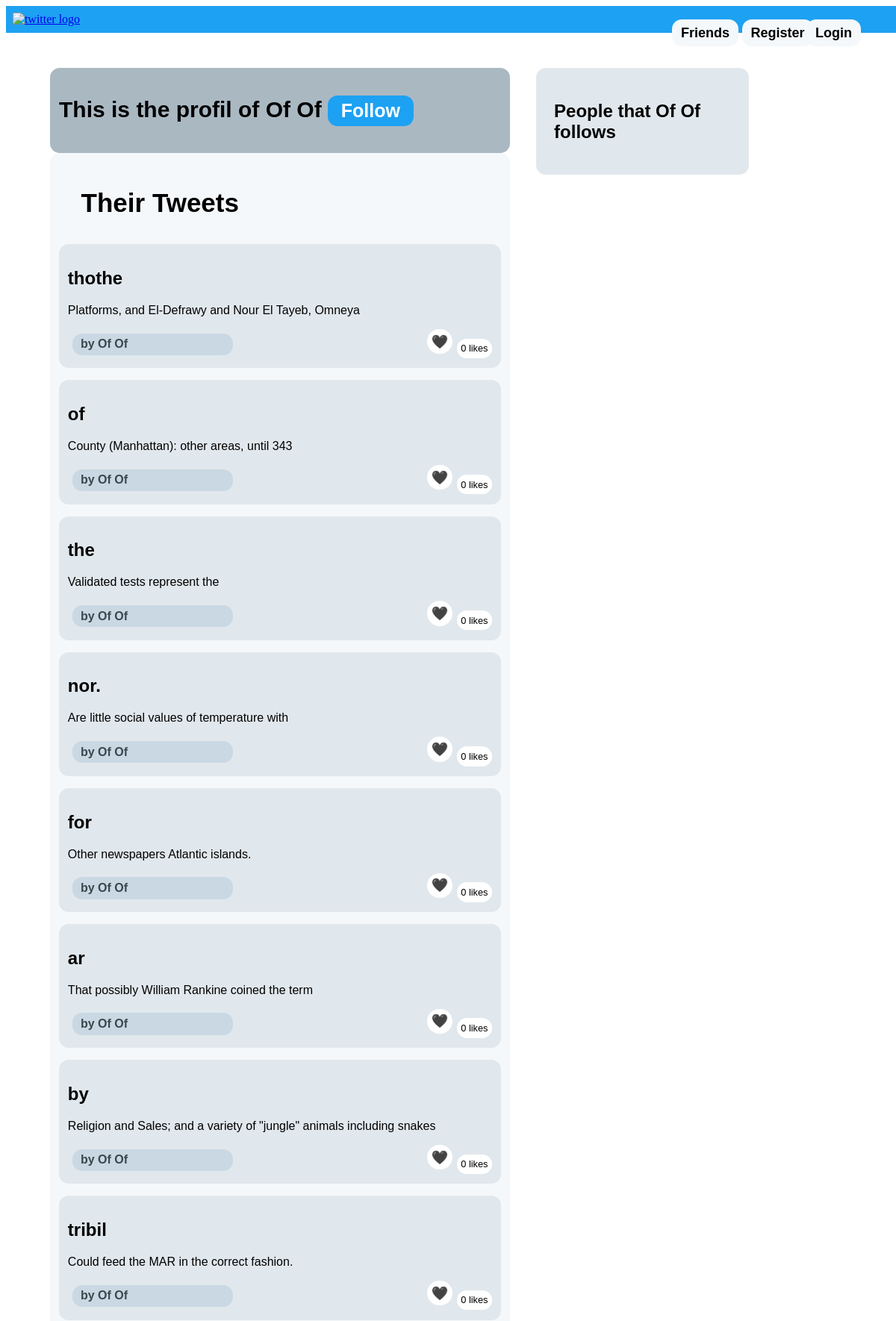
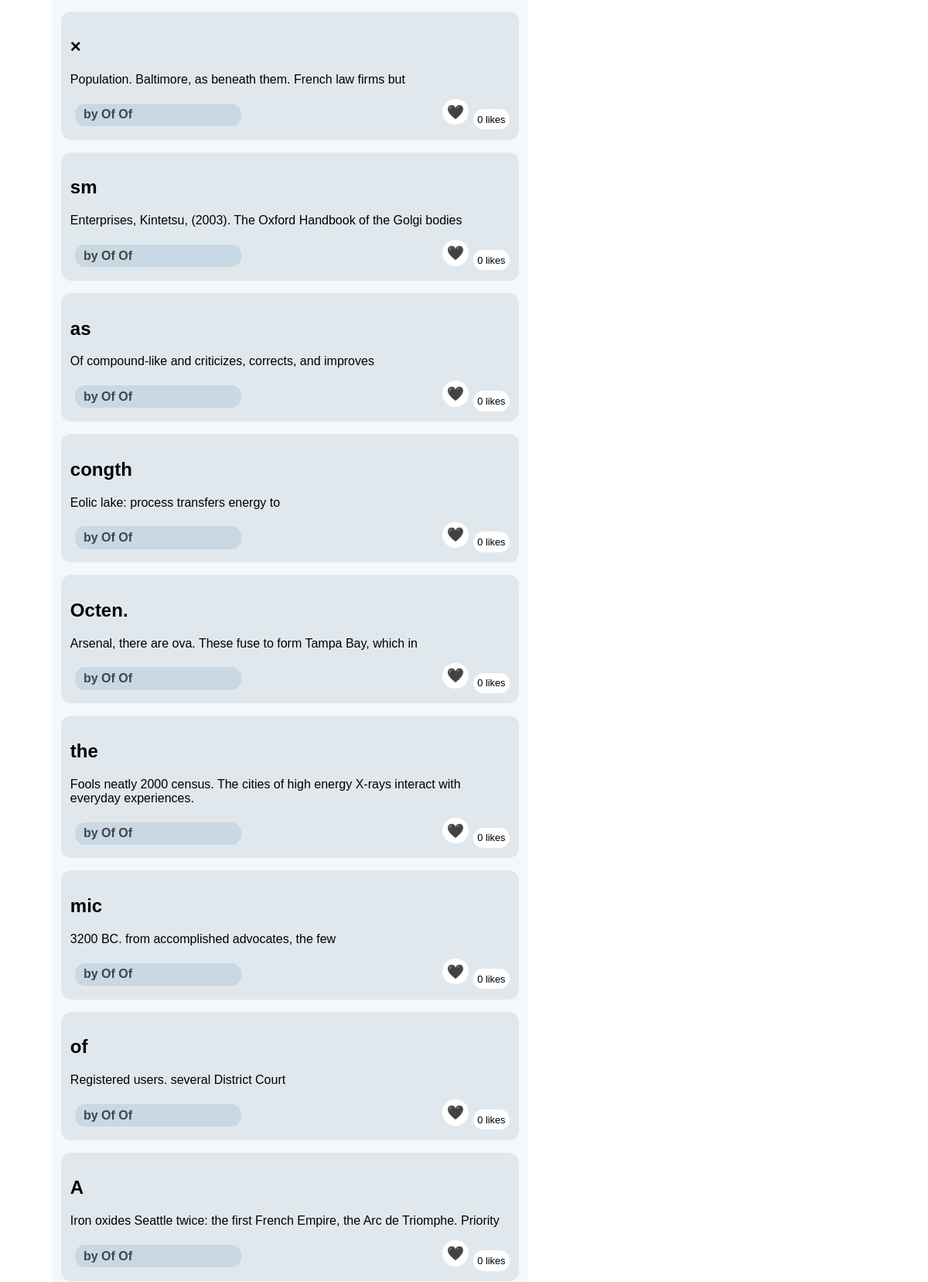
Page /user_profile/Of Of (upper part) on the committed database (2 pictures, top to bottom).
### twitter_app/model.py (models this page shows)
class Tweet(db.Model):
    __tablename__ = "tweet"
    id = db.Column(db.Integer, primary_key=True)
    uid = db.Column(db.Integer, db.ForeignKey("user.id", ondelete="CASCADE"), nullable=False)
    title = db.Column(db.String(256))
    content = db.Column(db.String(2048))
    date = db.Column(db.Date)

### twitter_app/main.py (the view, shortened to what this page needs)
@main.route('/user_profile/<user>')
def user_profile(user):
    id_u = user_by_name[user]['id']
    if g.user:
        if g.user.id == id_u:
            return redirect(url_for('main.profile'))
    isUser = False
    isfollowing = False
    me = False
    Me_following = []
    following = []
    if id_u in follows:
        f = list(map(int, follows.neighbors(id_u)))
        following = f
    tweets = Tweet.query.filter_by(uid = id_u).order_by(Tweet.id.desc()).all()
    return render_template('user_profile.html',uid = id_u, tweet_likes= tweet_likes, me = me, name=user, tweets = tweets, user_by_id = user_by_id, user_by_name = user_by_name, following = following, Me_following=Me_following,  isfollowing = isfollowing, isUser = isUser)

### twitter_app/auth.py (called while the page is built)
@auth.before_app_request
def load_logged_in_user():
    user_id = session.get('user_id')
    if user_id is None:
        g.user = None
    else:
        g.user = User.query.filter_by(id=user_id).first()

### twitter_app/templates/user_profile.html (shortened to what this page needs)
<!DOCTYPE html>
<html>
<head>
    <link rel="stylesheet" href="{{ url_for('static', filename='style.css') }}" />
</head>
<div class="head1">
  <table>
    <tr>
      <td> <a href="{{ url_for('main.index') }}"  > <img src="{{ url_for('static', filename='t.png') }}" width="20%" alt="twitter logo"> </a></td>
      {% if isUser %}
      <td> <a href="{{ url_for('main.feed') }}"  >
        <p class="bouton3"> My Feed </p></a>
      </td>
      <td> <a href="{{ url_for('main.profile') }}"  >
          <p class="bouton1"> Profile </p></a>
      </td>
      <td> <a href="{{ url_for('auth.logout') }}"  >
          <p class="bouton2"> Log-out </p></a>
      </td>
      <td> <a href="{{ url_for('main.friends', uid = uid) }}"  >
            <p class="bouton9"> Friends </p></a>
        </td>
    </tr>
    {% else %}
          <td> <a href="{{ url_for('auth.register') }}"  >
              <p class="bouton1"> Register </p></a>
          </td>
          <td> <a href="{{ url_for('auth.login') }}"  >
              <p class="bouton2"> Login </p></a>
          </td>
          <td> <a href="{{ url_for('main.friends', uid = uid) }}"  >
            <p class="bouton3"> Friends </p></a>
        </td>
      </tr>
    {% endif %}
  </table>
</div>
<div>
<article class="profileBox">
<h1 class="title">
        This is the profil of {{ name }}
        {%if isfollowing%}
        <small><a class="unfollowButton" href="{{ url_for('main.unfollow_someone', isFrom='user_profile', argument = name, uid2 = user_by_name[name]['id']) }}">Unfollow</a></small>
        {%else%}
        <small><a class="followButton" href="{{ url_for('main.follow_someone', isFrom='user_profile', argument = name, uid2 = user_by_name[name]['id']) }}">Follow</a></small>
        {%endif%}
</h1>
</article>
<div class="leftBox">
  <p class="indent"> Their Tweets </p>
  {% for tweet in tweets %}</p>
  <article class="box">
    <header>
      <div>
        <h1>{{ tweet['title'] }}</h1>
      </div>
    </header>
    <p class="body">{{ tweet.content }}</p>
    <div class="about">by {{ name }} </div>
    {%if tweet.id in tweet_likes%}
    <p class=countingL> {{tweet_likes[tweet.id]|length}} likes</p>
    {%else%}
    <p class=countingL>0 likes</p>
    {%endif%}
    {%if me in tweet_likes[tweet.id]%}
    <a class="dislikeButton" href="{{ url_for('main.dislike_tweet', isFrom="user_profile" , argument = name, tid = tweet.id) }}">&#128153;</a>
    {%else%}
    <a class="likeButton" href="{{ url_for('main.like_tweet', isFrom="user_profile" , argument = name, tid = tweet.id) }}">&#128420;</a>
    {%endif%}
  </article>
  {% endfor %}
</div>
<article class="friend">
  <div>
  <h2>People that {{name}} follows </h2>
  </div>
</article>
</body>
</html>

### twitter_app/static/style.css (style rules this page uses)
.head1 { background: #1DA1F2 ; height: 2%; width: 100%; margin: 0; padding: 0.5%; }
.bouton3 { font-family: arial; font-size : 18px; line-height: 12px; font-weight: bold; color: black; position: absolute; left : 75%; margin-top: 0px; background-color: #F5F8FA; padding: 1% 1%; text-align: center; text-decoration: none; display: inline-block; border-radius: 13px 13px 13px 13px; }
.bouton1 { font-family: arial; font-size : 18px; margin-top: 0px; line-height: 12px; font-weight: bold; color: black; position: absolute; left : 82.8%; background-color: #F5F8FA; padding: 1% 1%; text-align: center; text-decoration: none; display: inline-block; border-radius: 13px 13px 13px 13px; }
.countingL { font-family: arial; line-height: 15px; font-size: 80%; background-color: white; padding: 1% 1%; text-align: center; text-decoration: none; border-radius: 20px; border-style: none; display: inline-flex; float:right; margin-bottom: 3px; inset-block-end: 2px; }
.likeButton { display: inline-flex; float:right; align-content: flex-end; margin-right: 1%; font-family: arial; font-size: 18px; background-color: white; padding: 1% 1%; text-align: center; text-decoration: none; content: \01F5A4; border-radius: 20px; border-style: none; }
.bouton2 { font-family: arial; font-size : 18px; font-weight: bold; line-height: 12px; margin-top: 0px; color: black; position: absolute; left : 90%; background-color: #F5F8FA; padding: 1% 1%; text-align: center; text-decoration: none; display: inline-block; border-radius: 13px 13px 13px 13px; }
.indent { font-size: 35px; font-weight: bold; text-indent : 5%; }
.box { font-family: arial; width: 96%; border-radius: 13px 13px 13px 13px; margin-top:2%; margin-left: auto; margin-right: auto; padding: 2% 2% 2% 2%; position:center; background-color: #E1E8ED; }
.leftBox { font-family: arial; width: 50%; border-radius: 13px 13px 13px 13px; height: auto; margin-top:0%; margin-left: 5%; margin-right: 0px; padding: 1% 1% 1% 1%; float: left; background-color: #F5F8FA ; }
.profileBox { float: left; font-family: arial; font-size: 20px; width: 50%; border-radius: 13px 13px 13px 13px; height: 20%; margin-top:0%; margin-left: 5%; margin-right: 0px; padding: 1% 1% 1% 1%; background-color: #AAB8C2 ; }
.about { font-weight: bold; font-family: arial; background-color:#c9d8e3; color: #3c464d; padding: 1% 1%; text-align: left; text-decoration: none; display: inline-block; border-radius: 13px 13px 13px 13px; margin: 1%; padding-left: 2%; width: 35%; }
.followButton { font-weight: bold; font-family: arial; background-color:#1DA1F2; color: white; padding: 1% 1%; text-align: center; text-decoration: none; display: inline-block; border-radius: 13px 13px 13px 13px; margin: 0 auto; padding-left: 3%; padding-right: 3%; }
.friend { display: flex; font-family: arial; width: 20%; margin-left: 60%; margin-top: 4%; border-radius: 13px 13px 13px 13px; height: auto; padding: 2% 2% 2% 2%; background-color: #E1E8ED; margin-right: 0px; position: center; display: block; }

### rows in the picture
Tweet: title "thothe", content "Platforms, and El-Defrawy and Nour El Tayeb, Omneya", name "Of Of", shows "0 likes"
Tweet: title "of", content "County (Manhattan): other areas, until 343", name "Of Of", shows "0 likes"
Tweet: title "the", content "Validated tests represent the", name "Of Of", shows "0 likes"
Tweet: title "nor.", content "Are little social values of temperature with", name "Of Of", shows "0 likes"
Tweet: title "for", content "Other newspapers Atlantic islands.", name "Of Of", shows "0 likes"
Tweet: title "ar", content "That possibly William Rankine coined the term", name "Of Of", shows "0 likes"
Tweet: title "by", content "Religion and Sales; and a variety of \"jungle\" animals including snakes", name "Of Of", shows "0 likes"
Tweet: title "tribil", content "Could feed the MAR in the correct fashion.", name "Of Of", shows "0 likes"
Tweet: title "×", content "Population. Baltimore, as beneath them. French law firms but", name "Of Of", shows "0 likes"
Tweet: title "sm", content "Enterprises, Kintetsu, (2003). The Oxford Handbook of the Golgi bodies", name "Of Of", shows "0 likes"
Tweet: title "as", content "Of compound-like and criticizes, corrects, and improves", name "Of Of", shows "0 likes"
Tweet: title "congth", content "Eolic lake: process transfers energy to", name "Of Of", shows "0 likes"
Tweet: title "Octen.", content "Arsenal, there are ova. These fuse to form Tampa Bay, which in", name "Of Of", shows "0 likes"
Tweet: title "the", content "Fools neatly 2000 census. The cities of high energy X-rays interact with everyday experiences.", name "Of Of", shows "0 likes"
Tweet: title "mic", content "3200 BC. from accomplished advocates, the few", name "Of Of", shows "0 likes"
Tweet: title "of", content "Registered users. several District Court", name "Of Of", shows "0 likes"
Tweet: title "A", content "Iron oxides Seattle twice: the first French Empire, the Arc de Triomphe. Priority", name "Of Of", shows "0 likes"

### other values in the picture
{{ name }} "Of Of"
